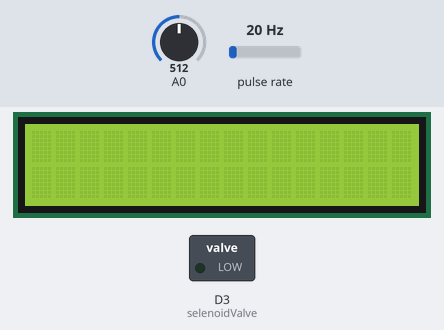
A sketch run on a simulated ESP8266 (NodeMCU). On the bench: 16×2 character LCD, switched loads named in the sketch (green lamp = pin HIGH). Wiring (inferred from the names in the program): pulse sensor: data D4. The test bench sets the inputs (shaded band); at power-on: A0 = 512, pulse rate 20 Hz. WiFi joins after 1.5 s; servers stay silent unless stated; what the sketch prints to the serial monitor is not drawn.

Above: at 3.0 s.
3.1 s: A0 set to 214
7.2 s: A0 set to 193
At 8.9 s:
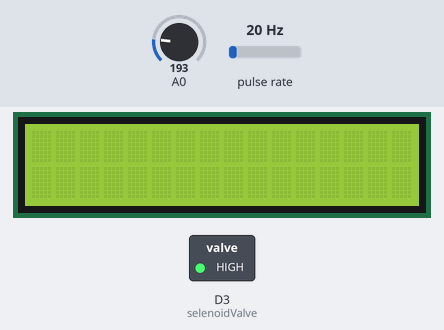
11.3 s: A0 set to 122
Timing chart, 0 to 14.3 s (numbered marks = the images above; inputs shaded):
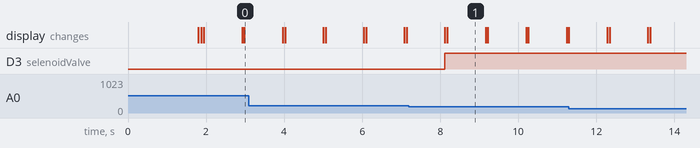

Measured:
- the behaviour switches between 205 and 204 on A0 (found by bisection; images 0 and 1)
- after the input at 7.2 s, D3 (selenoidValve): LOW → HIGH after 0.92 s; the display: first changes after 0.92 s (image 1 shows a later state)
- what the display in image 1 shows lasts 1.0 s, from 8.2 s to 9.2 s

The sketch:

V1.ino
```cpp
// Mendefinisikan ID dan nama template Blynk serta token otentikasi
#define BLYNK_TEMPLATE_ID "TMPL6JyLFv16L"
#define BLYNK_TEMPLATE_NAME "Capstone Project Indobot Sib 6 Fix"
#define BLYNK_AUTH_TOKEN "cAGHmjgYGXcCYT9VL29RjgBjvBtSX3ge"

// Memuat library untuk ESP8266 dan Blynk
#define BLYNK_PRINT Serial
#include <ESP8266WiFi.h>
#include <BlynkSimpleEsp8266.h>

// Memuat library untuk LCD I2C
#include <LiquidCrystal_I2C.h>
LiquidCrystal_I2C lcd(0x27, 16, 2);

// Mendefinisikan pin waterFlowSensor dan katup
#define waterFlowSensor D4
int selenoidValve = D3;

// Menyimpan informasi jaringan WiFi dan auth token firmware Blynk
// char ssid[] = "WIFI_Premium";
// char pass[] = "senyumdulu";
//char ssid[] = "Ktr";
//char pass[] = "ktr12345678";
char ssid[] = "yt";
char pass[] = "bismillah";
char auth[] = "cAGHmjgYGXcCYT9VL29RjgBjvBtSX3ge";

// Mendefinisikan variabel dan konstanta untuk pengukuran aliran
long currentMillis = 0;
long previousMillis = 0;
int interval = 1000;
boolean ledState = LOW;
float calibrationFactor = 4.5;
volatile byte pulseCount;
byte pulse1Sec = 0;
float flowRate;
unsigned int flowMilliLitres;
unsigned long totalMilliLitres;

const int AirValue = 2650;
const int WaterValue = 980;
int soilMoistureValue = 0;
int soilmoist = 0;

// Fungsi interupsi untuk menghitung pulse
void IRAM_ATTR pulseCounter() {
  pulseCount++;
}

void setup() {
  // Memulai komunikasi serial
  Serial.begin(115200);

  // Memulai koneksi ke server Blynk
  Blynk.begin(auth, ssid, pass);

  // Mengatur pin waterFlowSensor dan katup
  pinMode(waterFlowSensor, INPUT_PULLUP);
  pinMode(selenoidValve, OUTPUT);

  // Menginisialisasi variabel pengukuran aliran
  pulseCount = 0;
  flowRate = 0.0;
  flowMilliLitres = 0;
  totalMilliLitres = 0;
  previousMillis = 0;

  // Melampirkan fungsi interupsi ke pin waterFlowSensor
  attachInterrupt(digitalPinToInterrupt(waterFlowSensor), pulseCounter, FALLING);
}

void loop() {
  // Instalasi LCD
  lcd.begin();
  lcd.backlight();

  // Mendapatkan waktu saat ini
  currentMillis = millis();

  // Memeriksa apakah interval waktu sudah tercapai
  if (currentMillis - previousMillis > interval) {

    // Menyimpan jumlah pulse per detik
    pulse1Sec = pulseCount;

    // Reset jumlah pulse
    pulseCount = 0;

    // Menghitung kecepatan aliran
    flowRate = ((1000.0 / (millis() - previousMillis)) * pulse1Sec) / calibrationFactor;

    // Memperbarui waktu sebelumnya
    previousMillis = millis();

    // Menghitung aliran dalam mililiter
    flowMilliLitres = (flowRate / 60) * 1000;

    // Menambahkan aliran dalam mililiter ke total
    totalMilliLitres += flowMilliLitres;

    // Mencetak kecepatan aliran dan total aliran
    Serial.print("Flow rate: ");
    Serial.print(int(flowRate));
    Serial.print("L/min");
    Serial.print("\t");
    Serial.print("Output Liquid Quantity: ");
    Serial.print(totalMilliLitres);
    Serial.print("mL / ");
    Serial.print(totalMilliLitres / 1000);
    Serial.println("L");

    // Mengirim data ke aplikasi Blynk
    Blynk.virtualWrite(V0, totalMilliLitres);
    Blynk.virtualWrite(V2, flowRate);
    read_SoilMoist();
    Blynk.virtualWrite(V4, soilmoist);

    // Menjalankan Blynk
    Blynk.run();
  }
}

void read_SoilMoist() {
  soilMoistureValue = analogRead(D2);
  soilmoist= (100 - ((soilMoistureValue / 1023.00) * 100));
  if(soilmoist >= 100)
    {
      soilmoist=100;
    }
  else if(soilmoist <=0)
    {
      soilmoist=0;
    }

  lcd.setCursor(0,0);
  lcd.print("Soil Humid =");
  lcd.setCursor(13,0);
  lcd.print(soilmoist);
  lcd.print("% ");

  if(soilmoist >= 80) {
    digitalWrite(selenoidValve, HIGH);  // Menghidupkan katup
  } else if(soilmoist <= 60){
    digitalWrite(selenoidValve, LOW);  // Mematikan katup
  } else {
    digitalWrite(selenoidValve, LOW);  // Menghidupkan katup
  }
}

// Fungsi ini akan dipanggil setiap kali tombol widget pada aplikasi Blynk menulis nilai ke Pin Virtual V1
BLYNK_WRITE(V1) {
  int pinValue = param.asInt();         // Menetapkan nilai masukan dari pin V3 ke sebuah variabel
  if (pinValue == 1) {
    digitalWrite(selenoidValve, HIGH);  // Menghidupkan katup
  } else {
    digitalWrite(selenoidValve, LOW);   // Mematikan katup
  }
}

BLYNK_WRITE(V3) {
  ESP.restart();
}
```
